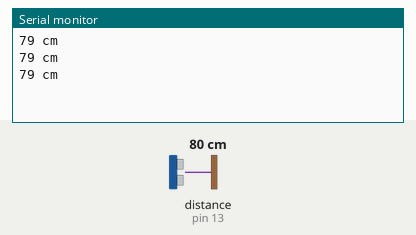
Recording of a sketch running on a simulated Arduino Uno, built with avr-gcc and run on an emulated ATmega328P. Shown: the last lines printed to the serial monitor. Wiring (inferred from the names in the program): ultrasonic range finder: trigger pin 12; echo pin 13. The test bench sets the inputs (shaded band); at power-on: distance to the obstacle (sensor on pin 13) 80 cm. The echo pulse lasts 58.3 µs per cm.

Above: at 1.3 s.
1.4 s: distance to the obstacle (sensor on pin 13) set to 2 cm
At 1.9 s:
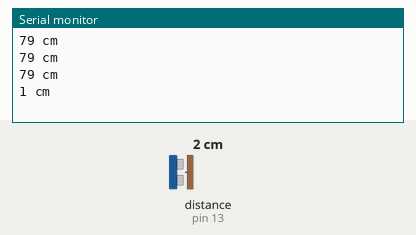
2.9 s: distance to the obstacle (sensor on pin 13) set to 4 cm
At 3.4 s:
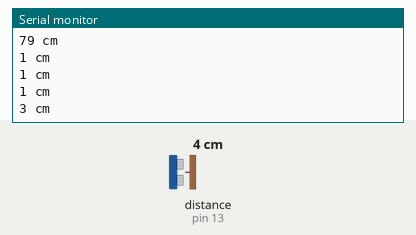
Timing chart, 0 to 5.9 s (numbered marks = the images above; inputs shaded):
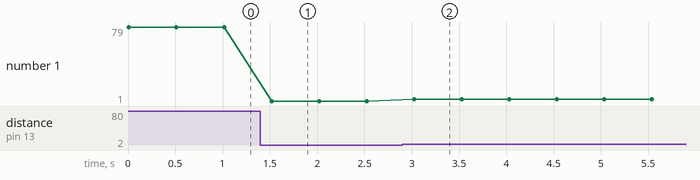

The sketch:

ultrasonic_range.ino
```cpp
int trigPin = 12;
int echoPin = 13;

void setup() {
  // put your setup code here, to run once:
Serial.begin(9600);
pinMode(trigPin,OUTPUT);
pinMode(echoPin, INPUT);

}

void loop() {
  // put your main code here, to run repeatedly:
int duration, distance;
digitalWrite(trigPin, HIGH);
delayMicroseconds(1000);
digitalWrite(trigPin, LOW);
duration= pulseIn(echoPin,HIGH);
distance = (duration/2)/29.1;

/*if (distance>=200||distance <= 0)
{
  Serial.println("Out of Range");
}
else
{*/
  Serial.print(distance);
  Serial.println(" cm");
//}
delay(500);
}
```

Measured:
- after the input at 1.4 s, the serial monitor: prints a new line after 0.12 s (image 1)
- after the input at 2.9 s, the serial monitor: prints a new line after 0.13 s (image 2)
- plotted number 1: 79 → 1 after the input at 1.4 s, 1 → 3 after the input at 2.9 s
